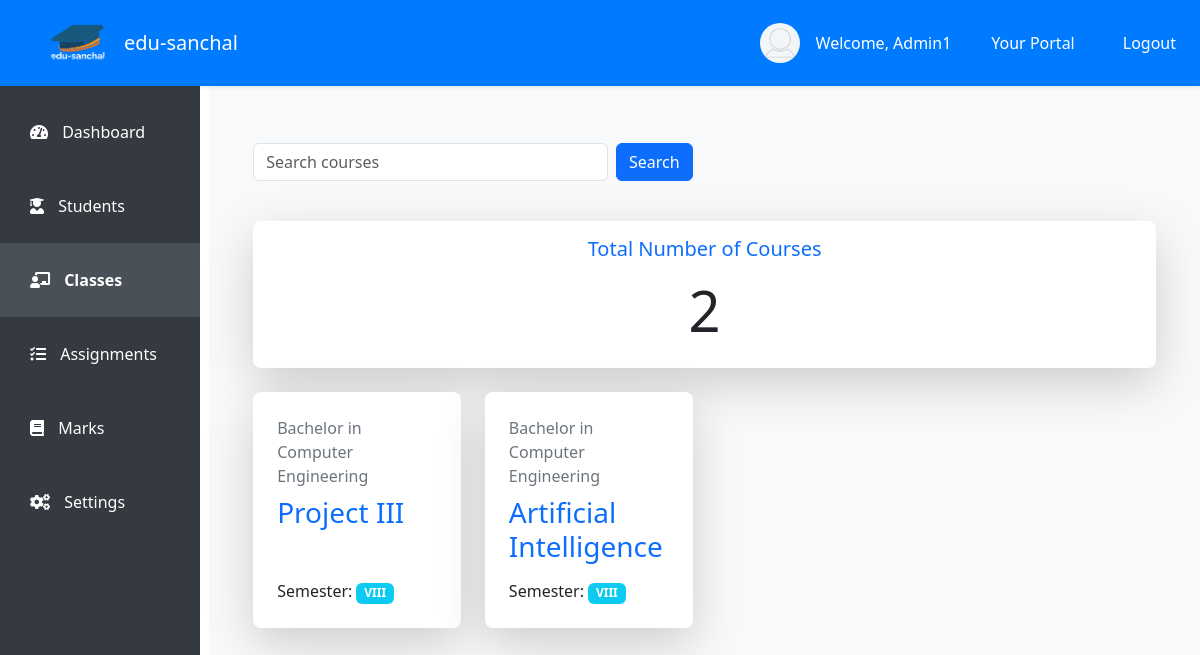
Screenshot of /staff/classes/1/ (signed in) with the database file from the repository.
### student/models.py (models this page shows, shortened)
class User(AbstractUser):
    user_id = models.CharField(max_length=15, unique=True, editable=False)
    address = models.CharField(max_length=150, null=True, blank=False)
    contact_number = models.CharField(max_length=20, blank=True, null=True)
    date_of_birth = models.DateField(null=True, blank=True)
    gender = models.CharField(max_length=1, choices=[('M', 'Male'), ('F', 'Female'), ('O', 'Other')])
    is_staff = models.BooleanField(default=False)
    is_student = models.BooleanField(default=False)

class ProgramCourse(models.Model):
    program = models.ForeignKey(Program, on_delete=models.CASCADE)
    course = models.ForeignKey(Course, on_delete=models.CASCADE)
    semester = models.ForeignKey(Semester, on_delete=models.CASCADE)
    teacher = models.ForeignKey(User, on_delete=models.RESTRICT)
    credit_hour = models.FloatField(null=True, blank=True, validators=[MinValueValidator(0), MaxValueValidator(8)])

class Program(models.Model):
    program_id = models.CharField(max_length=12, unique=True)
    program_name = models.CharField(max_length=60)
    def __str__(self):
        return self.program_name

class Course(models.Model):
    course_id = models.CharField(max_length=15, unique=True)
    course_name = models.CharField(max_length=150)
    def __str__(self):
        return self.course_name

class Semester(models.Model):
    SEMESTER_CHOICES = [
        ('I', 'I'),
        ('II', 'II'),
        ('III', 'III'),
        ('IV', 'IV'),
        ('V', 'V'),
        ('VI', 'VI'),
        ('VII', 'VII'),
        ('VIII', 'VIII'),
    ]
    semester_id = models.CharField(max_length=4, unique=True)
    semester = models.CharField(max_length=5, choices=SEMESTER_CHOICES)
    def __str__(self):
        return self.semester

### student/views.py (the view)
# urls.py: path('staff/classes/<pk>/', views.classes_view, name='classes_view'),
@login_required
def classes_view(request, pk):
    teacher = get_object_or_404(User, pk=pk)
    program_courses = ProgramCourse.objects.filter(teacher=teacher)
    if teacher != request.user:
        return HttpResponseForbidden("You are not authorized!")
    return render(request, 'staff/classes.html', {
        'teacher': teacher,
        'program_courses': program_courses
    })

### templates/staff/classes.html
4<!DOCTYPE html>
{% extends 'staff/index.html' %}
{% load static %}
{% block classes %}
<div class="container mt-5">
    <div class="row mb-4">
        <div class="col-md-6">
            <form class="d-flex">
                <input class="form-control me-2" type="search" placeholder="Search courses" aria-label="Search">
                <button class="btn btn-primary" type="submit">Search</button>
            </form>
        </div>
    </div>
    <div class="card mb-4 border-0 shadow-lg rounded-3">
        <div class="card-body text-center">
            <h5 class="card-title text-primary mb-3">Total Number of Courses</h5>
            <h1 class="display-4">{{ program_courses|length }}</h1>
        </div>
    </div>
    <div class="row">
        {% for pc in program_courses %}
            <div class="col-12 col-sm-6 col-md-4 col-lg-3 mb-4 d-flex align-items-stretch">
                    <div class="card border-0 rounded-3 shadow-lg h-100">
                        <div class="card-body d-flex flex-column p-4">
                            <p class="card-text mb-2 text-secondary">{{ pc.program }}</p>
                            <h3 class="card-title text-primary mb-3">{{ pc.course }}</h3>
                            <p class="card-text mt-auto">Semester: <span class="badge bg-info">{{ pc.semester }}</span></p>
                        </div>
                    </div>
            </div>
        {% endfor %}
    </div>
</div>
{% endblock %}

### templates/staff/index.html (shortened to what this page needs)
<!DOCTYPE html>
{% load static %}
<html lang="en">
<head>
    <link href="https://cdn.jsdelivr.net/npm/bootstrap@5.3.3/dist/css/bootstrap.min.css" rel="stylesheet">
    <link rel="stylesheet" href="https://cdnjs.cloudflare.com/ajax/libs/font-awesome/5.15.4/css/all.min.css">
</head>
<body>
    <nav class="navbar navbar-expand-lg top-navbar shadow-sm">
        <a class="navbar-brand d-flex mx-5 align-items-center" href="{% url 'students:staff_dashboard' pk=user.pk %}">
            <img class="rounded-circle" src="{% static 'images/logo/icon.png' %}" alt="Edu-Ikshya Logo"
                 width="60" height="60">
            <span class="ms-3 text-white">edu-sanchal</span>
        </a>
        <div class="collapse navbar-collapse justify-content-end" id="navbarNav">
            {% if user.is_authenticated %}
            <ul class="navbar-nav ms-auto d-none d-lg-flex align-items-center">
                <li class="nav-item mx-3">
                    <div class="d-flex align-items-center">
                        <div class="profile-pic">
                            <img src="{% static 'images/profile/images.png' %}" width="25px" height="25px">
                        </div>
                        <p class="text-white mb-0">Welcome, {{ user.first_name }}</p>
                    </div>
                </li>
                {% if user.is_superuser %}
                <li class="nav-item mx-3">
                    <a class="nav-link text-white" target="_blank" href="{% url 'admin:index' %}">Your Portal</a>
                </li>
                {% endif %}
                <li class="nav-item mx-3">
                    <a class="nav-link text-white" href="{% url 'students:logout' %}">Logout</a>
                </li>
            </ul>
            {% endif %}
        </div>
    </nav>
    <div class="side-navbar d-none d-lg-flex">
        <nav class="nav flex-column w-100">
            <a class="nav-link {% if request.resolver_match.url_name == 'staff_dashboard' %}active{% endif %}"
                href="{% url 'students:staff_dashboard' pk=user.pk %}">
                <i class="fas fa-tachometer-alt"></i> <span>Dashboard</span>
            </a>
            <a class="nav-link {% if request.resolver_match.url_name == 'student_lists' %}active{% endif %}"
                href="{% url 'students:student_lists' pk=user.pk %}">
                <i class="fas fa-user-graduate"></i> <span>Students</span>
            </a>
            <a class="nav-link {% if request.resolver_match.url_name == 'classes_view' %}active{% endif %}"
                href="{% url 'students:classes_view' pk=user.pk %}">
                <i class="fas fa-chalkboard-teacher"></i> <span>Classes</span>
            </a>
            <a class="nav-link {% if request.resolver_match.url_name == 'assignments' %}active{% endif %}"
                href="{% url 'students:assignments' pk=user.pk %}">
                <i class="fas fa-tasks"></i> <span>Assignments</span>
            </a>
            <a class="nav-link {% if request.resolver_match.url_name == 'marks_dashboard' %}active{% endif %}"
                href="{% url 'students:marks_dashboard' pk=user.pk %}">
                <i class="fas fa-book"></i> <span>Marks</span>
            </a>
            <div class="mt-auto">
                <a class="nav-link" href="#">
                    <i class="fas fa-cogs"></i> <span>Settings</span>
                </a>
            </div>
        </nav>
    </div>
    <div class="content">
        <div class="container">
            {% block classes %}
            {% endblock %}
        </div>
    </div>
</body>
</html>

### templates/staff/index.html (style rules this page uses)
body { display: flex; }
.top-navbar { position: fixed; top: 0; width: 100%; z-index: 1030; background-color: #007bff; }
.side-navbar { position: fixed; top: 75px; bottom: 0; width: 200px; padding-top: 20px; background-color: #343a40; display: flex; flex-direction: column; }
.side-navbar .nav-link { padding: 25px 30px; }
.content { margin-top: 75px; margin-left: 200px; padding: 20px; width: calc(100% - 200px); background-color: #f8f9fa; }
.profile-pic { width: 40px; height: 40px; border-radius: 50%; overflow: hidden; margin-right: 1rem; }
.profile-pic img { width: 100%; height: auto; }
.nav-link { color: white; }
.side-navbar .nav-link.active { background-color: #495057; font-weight: bold; }
.side-navbar .nav-link span { margin-left: 10px; }
.content { background-color: #f8f9fa; min-height: 100vh; }

### rows the page displays
User: first_name "Admin1"
ProgramCourse: program "Bachelor in Computer Engineering", course "Project III", semester "VIII"
ProgramCourse: program "Bachelor in Computer Engineering", course "Artificial Intelligence", semester "VIII"

### other values shown
{{ program_courses|length }} "2"
